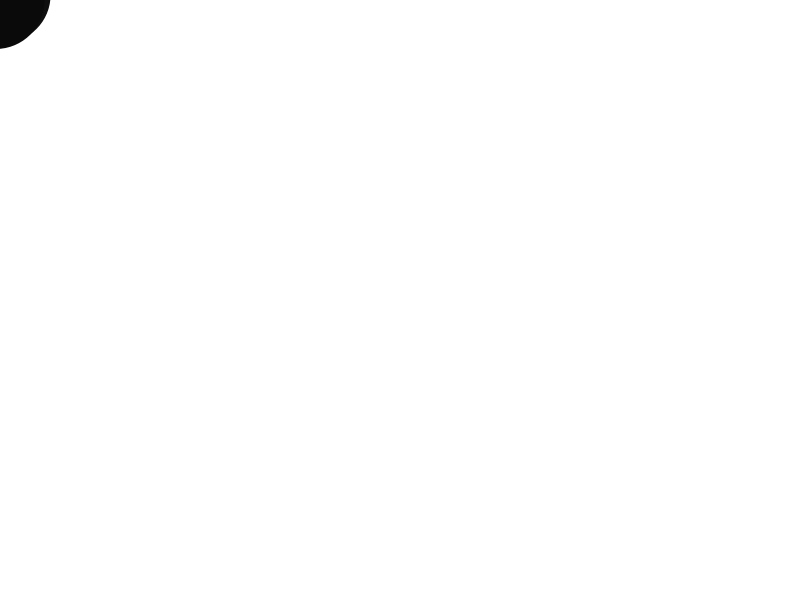
Frame 1 (no input)
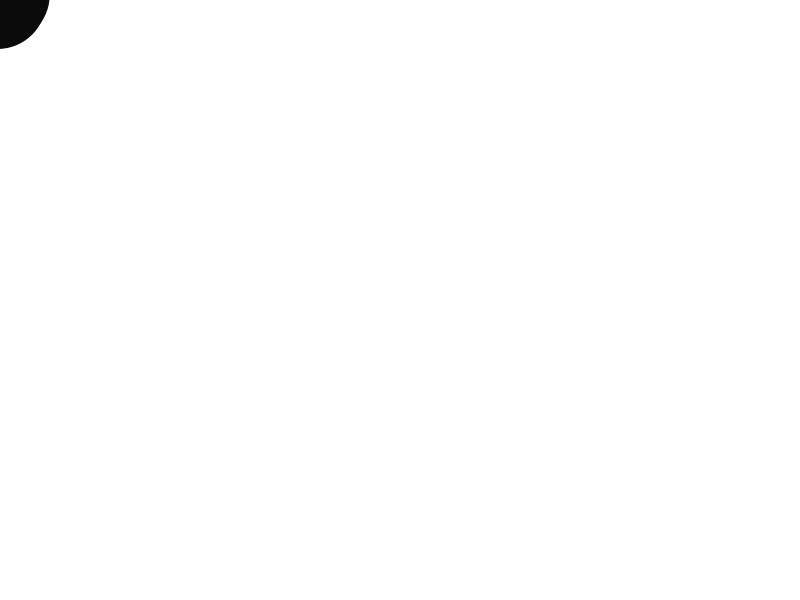
Frame 60 (the mouse pressed at the canvas centre just before this capture)
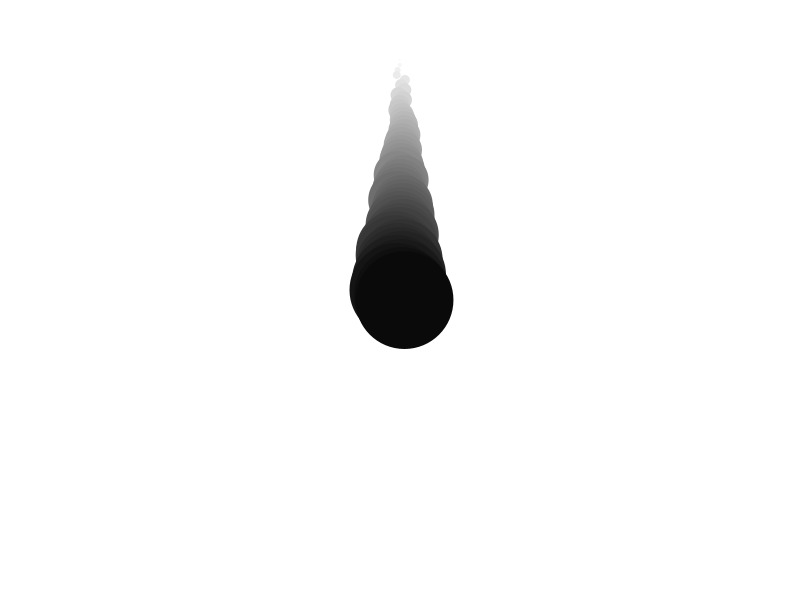
Frame 120 (the mouse held since frame 60 and released just before this capture)

The Processing sketch that drew these frames (run headless with seeded random() and noise(); from frame 60 on, the mouse is pressed at the canvas centre):

// Processing sketch: processing_165426
// ── processing_165426.pde

int[] xpos = new int[50];
int[] ypos = new int[50];
//int[] speed=new  int[100];
//int x = random(1,7);
void setup(){
  size(800,600);
  smooth();
  frameRate(1000);
 
  //for(int i = 0; i < 50; i++){
   // xpos[i] = 0;
   // ypos[i] = 0;
  //}
  //noCursor();
}
 
void draw(){
  background(255);
  for(int i = 0; i < 49; i++){
    xpos[i] = xpos[i+1];
    ypos[i] = ypos[i+1] -5;
  //  speed[i]=-10;

  }
 
  xpos[xpos.length-1] = mouseX;
  ypos[ypos.length-1] = mouseY;
 
  for(int i = 0; i < 50; i++){
    //background(255);
    noStroke();
    fill(255-i*5);
    ellipse(xpos[i]+random(-5,5), ypos[i], i*2, i*2);
   // ypos[i]+=speed[i];
  }
}
